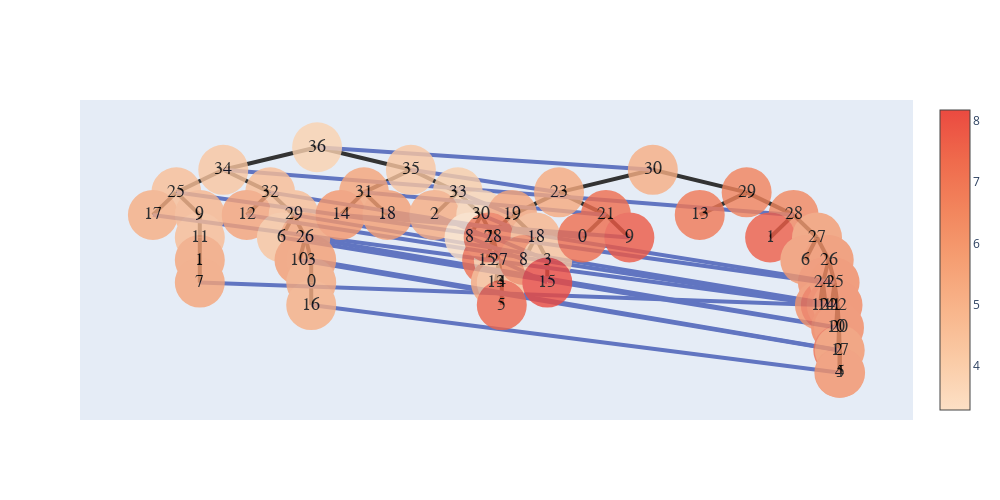

The notebook cell saved with this chart:
### Code cell
T=tree_alignment(nodes1[0],nodes2[0],1);
minn = T.run_alignment();
T.show_ans();
ans = T.get_ans()
ans
G=show_graph(ans,nodes1[0],nodes2[0]);
G.show_fig()

### Figure 1 — Plotly figure (JSON) as saved in the notebook; plotly's stock layout.template omitted (floating-point values rounded to 4 significant figures)
{"data": [{"hoverinfo": "text", "hovertext": ["connect 30", "connect 28", "connect 24", "connect 14", "connect Empty", "connect Empty", "connect Empty", "connect 12", "connect 25", "connect 11", "connect 22", "connect 10", "connect 20", "connect 2", "connect 17", "connect Empty", "connect 5", "connect 23", "connect 21", "connect 9", "connect 0", "connect 19", "connect 7", "connect 18", "connect 8", "connect 3", "connect Empty", "connect 15", "connect Empty", "connect Empty", "connect Empty", "connect 36", "connect 35", "connect 33", "connect 2", "connect 30", "connect 8", "connect 28", "connect 27", "connect 31", "connect 18", "connect 14", "connect Empty", "connect Empty", "connect 34", "connect Empty", "connect Empty", "connect Empty", "connect Empty", "connect 25", "connect 7", "connect 17", "connect 32", "connect 12", "connect 29", "connect 6", "connect 26", "connect 10", "connect 3", "connect Empty", "connect 16"], "marker": {"color": [3.848, 4.286, 4.58, 5.163, 4.884, 4.643, 5.47, 5.523, 4.624, 5.544, 4.597, 4.337, 5.532, 5.769, 5.716, 5.335, 5.164, 4.296, 5.53, 5.965, 5.685, 4.039, 5.184, 3.729, 3.288, 5.284, 7.202, 4.349, 5.375, 4.556, 7.506, 5.149, 5.314, 5.45, 6.947, 4.884, 6.504, 4.375, 8.174, 7.258, 7.226, 7.802, 6.607, 6.939, 6.469, 7.652, 5.822, 5.936, 6.151, 6.269, 6.124, 7.109, 6.335, 6.789, 6.404, 6.62, 6.371, 7.179, 5.984, 6.25, 6.073], "colorscale": [[0, "rgb(253, 224, 197)"], [0.1667, "rgb(250, 203, 166)"], [0.3333, "rgb(248, 181, 139)"], [0.5, "rgb(245, 158, 114)"], [0.6667, "rgb(242, 133, 93)"], [0.8333, "rgb(239, 106, 76)"], [1, "rgb(235, 74, 64)"]], "showscale": true, "size": 50, "symbol": "circle-dot"}, "mode": "markers+text", "opacity": 0.8, "text": ["36", "34", "25", "17", "9", "11", "1", "7", "32", "12", "29", "6", "26", "10", "3", "0", "16", "35", "31", "14", "18", "33", "2", "30", "8", "28", "15", "27", "13", "4", "5", "30", "23", "19", "7", "18", "8", "3", "15", "21", "0", "9", "29", "13", "28", "1", "27", "6", "26", "24", "12", "14", "25", "11", "22", "10", "20", "2", "17", "4", "5"], "textfont": {"color": "#000000", "family": "sans serif", "size": 18}, "type": "scatter", "x": [10.5, 5.75, 3.375, 2.188, 4.562, 4.562, 4.562, 4.562, 8.125, 6.938, 9.312, 8.719, 9.906, 9.609, 10.2, 10.2, 10.2, 15.25, 12.88, 11.69, 14.06, 17.62, 16.44, 18.81, 18.22, 19.41, 19.11, 19.7, 19.55, 19.85, 19.85, 27.5, 22.75, 20.38, 19.19, 21.56, 20.97, 22.16, 22.16, 25.12, 23.94, 26.31, 32.25, 29.88, 34.62, 33.44, 35.81, 35.22, 36.41, 36.11, 35.96, 36.26, 36.7, 36.55, 36.85, 36.78, 36.93, 36.89, 36.96, 36.94, 36.98], "y": [5, 3.5, 2, 0.5, 0.5, -1, -2.5, -4, 2, 0.5, 0.5, -1, -1, -2.5, -2.5, -4, -5.5, 3.5, 2, 0.5, 0.5, 2, 0.5, 0.5, -1, -1, -2.5, -2.5, -4, -4, -5.5, 3.5, 2, 0.5, -1, -1, -2.5, -2.5, -4, 0.5, -1, -1, 2, 0.5, 0.5, -1, -1, -2.5, -2.5, -4, -5.5, -5.5, -4, -5.5, -5.5, -7, -7, -8.5, -8.5, -10, -10]}], "layout": {"height": 500, "shapes": [{"layer": "below", "line": {"color": "#333", "width": 4}, "type": "line", "x0": 10.5, "x1": 10.5, "y0": 5, "y1": 5}, {"layer": "below", "line": {"color": "#333", "width": 4}, "type": "line", "x0": 10.5, "x1": 5.75, "y0": 5, "y1": 3.5}, {"layer": "below", "line": {"color": "#333", "width": 4}, "type": "line", "x0": 5.75, "x1": 3.375, "y0": 3.5, "y1": 2}, {"layer": "below", "line": {"color": "#333", "width": 4}, "type": "line", "x0": 3.375, "x1": 2.188, "y0": 2, "y1": 0.5}, {"layer": "below", "line": {"color": "#333", "width": 4}, "type": "line", "x0": 3.375, "x1": 4.562, "y0": 2, "y1": 0.5}, {"layer": "below", "line": {"color": "#333", "width": 4}, "type": "line", "x0": 4.562, "x1": 4.562, "y0": 0.5, "y1": -1}, {"layer": "below", "line": {"color": "#333", "width": 4}, "type": "line", "x0": 4.562, "x1": 4.562, "y0": -1, "y1": -2.5}, {"layer": "below", "line": {"color": "#333", "width": 4}, "type": "line", "x0": 4.562, "x1": 4.562, "y0": -2.5, "y1": -4}, {"layer": "below", "line": {"color": "#333", "width": 4}, "type": "line", "x0": 5.75, "x1": 8.125, "y0": 3.5, "y1": 2}, {"layer": "below", "line": {"color": "#333", "width": 4}, "type": "line", "x0": 8.125, "x1": 6.938, "y0": 2, "y1": 0.5}, {"layer": "below", "line": {"color": "#333", "width": 4}, "type": "line", "x0": 8.125, "x1": 9.312, "y0": 2, "y1": 0.5}, {"layer": "below", "line": {"color": "#333", "width": 4}, "type": "line", "x0": 9.312, "x1": 8.719, "y0": 0.5, "y1": -1}, {"layer": "below", "line": {"color": "#333", "width": 4}, "type": "line", "x0": 9.312, "x1": 9.906, "y0": 0.5, "y1": -1}, {"layer": "below", "line": {"color": "#333", "width": 4}, "type": "line", "x0": 9.906, "x1": 9.609, "y0": -1, "y1": -2.5}, {"layer": "below", "line": {"color": "#333", "width": 4}, "type": "line", "x0": 9.906, "x1": 10.2, "y0": -1, "y1": -2.5}, {"layer": "below", "line": {"color": "#333", "width": 4}, "type": "line", "x0": 10.2, "x1": 10.2, "y0": -2.5, "y1": -4}, {"layer": "below", "line": {"color": "#333", "width": 4}, "type": "line", "x0": 10.2, "x1": 10.2, "y0": -4, "y1": -5.5}, {"layer": "below", "line": {"color": "#333", "width": 4}, "type": "line", "x0": 10.5, "x1": 15.25, "y0": 5, "y1": 3.5}, {"layer": "below", "line": {"color": "#333", "width": 4}, "type": "line", "x0": 15.25, "x1": 12.88, "y0": 3.5, "y1": 2}, {"layer": "below", "line": {"color": "#333", "width": 4}, "type": "line", "x0": 12.88, "x1": 11.69, "y0": 2, "y1": 0.5}, {"layer": "below", "line": {"color": "#333", "width": 4}, "type": "line", "x0": 12.88, "x1": 14.06, "y0": 2, "y1": 0.5}, {"layer": "below", "line": {"color": "#333", "width": 4}, "type": "line", "x0": 15.25, "x1": 17.62, "y0": 3.5, "y1": 2}, {"layer": "below", "line": {"color": "#333", "width": 4}, "type": "line", "x0": 17.62, "x1": 16.44, "y0": 2, "y1": 0.5}, {"layer": "below", "line": {"color": "#333", "width": 4}, "type": "line", "x0": 17.62, "x1": 18.81, "y0": 2, "y1": 0.5}, {"layer": "below", "line": {"color": "#333", "width": 4}, "type": "line", "x0": 18.81, "x1": 18.22, "y0": 0.5, "y1": -1}, {"layer": "below", "line": {"color": "#333", "width": 4}, "type": "line", "x0": 18.81, "x1": 19.41, "y0": 0.5, "y1": -1}, {"layer": "below", "line": {"color": "#333", "width": 4}, "type": "line", "x0": 19.41, "x1": 19.11, "y0": -1, "y1": -2.5}, {"layer": "below", "line": {"color": "#333", "width": 4}, "type": "line", "x0": 19.41, "x1": 19.7, "y0": -1, "y1": -2.5}, {"layer": "below", "line": {"color": "#333", "width": 4}, "type": "line", "x0": 19.7, "x1": 19.55, "y0": -2.5, "y1": -4}, {"layer": "below", "line": {"color": "#333", "width": 4}, "type": "line", "x0": 19.7, "x1": 19.85, "y0": -2.5, "y1": -4}, {"layer": "below", "line": {"color": "#333", "width": 4}, "type": "line", "x0": 19.85, "x1": 19.85, "y0": -4, "y1": -5.5}, {"layer": "below", "line": {"color": "#333", "width": 4}, "type": "line", "x0": 27.5, "x1": 27.5, "y0": 3.5, "y1": 3.5}, {"layer": "below", "line": {"color": "#333", "width": 4}, "type": "line", "x0": 27.5, "x1": 22.75, "y0": 3.5, "y1": 2}, {"layer": "below", "line": {"color": "#333", "width": 4}, "type": "line", "x0": 22.75, "x1": 20.38, "y0": 2, "y1": 0.5}, {"layer": "below", "line": {"color": "#333", "width": 4}, "type": "line", "x0": 20.38, "x1": 19.19, "y0": 0.5, "y1": -1}, {"layer": "below", "line": {"color": "#333", "width": 4}, "type": "line", "x0": 20.38, "x1": 21.56, "y0": 0.5, "y1": -1}, {"layer": "below", "line": {"color": "#333", "width": 4}, "type": "line", "x0": 21.56, "x1": 20.97, "y0": -1, "y1": -2.5}, {"layer": "below", "line": {"color": "#333", "width": 4}, "type": "line", "x0": 21.56, "x1": 22.16, "y0": -1, "y1": -2.5}, {"layer": "below", "line": {"color": "#333", "width": 4}, "type": "line", "x0": 22.16, "x1": 22.16, "y0": -2.5, "y1": -4}, {"layer": "below", "line": {"color": "#333", "width": 4}, "type": "line", "x0": 22.75, "x1": 25.12, "y0": 2, "y1": 0.5}, {"layer": "below", "line": {"color": "#333", "width": 4}, "type": "line", "x0": 25.12, "x1": 23.94, "y0": 0.5, "y1": -1}, {"layer": "below", "line": {"color": "#333", "width": 4}, "type": "line", "x0": 25.12, "x1": 26.31, "y0": 0.5, "y1": -1}, {"layer": "below", "line": {"color": "#333", "width": 4}, "type": "line", "x0": 27.5, "x1": 32.25, "y0": 3.5, "y1": 2}, {"layer": "below", "line": {"color": "#333", "width": 4}, "type": "line", "x0": 32.25, "x1": 29.88, "y0": 2, "y1": 0.5}, {"layer": "below", "line": {"color": "#333", "width": 4}, "type": "line", "x0": 32.25, "x1": 34.62, "y0": 2, "y1": 0.5}, {"layer": "below", "line": {"color": "#333", "width": 4}, "type": "line", "x0": 34.62, "x1": 33.44, "y0": 0.5, "y1": -1}, {"layer": "below", "line": {"color": "#333", "width": 4}, "type": "line", "x0": 34.62, "x1": 35.81, "y0": 0.5, "y1": -1}, {"layer": "below", "line": {"color": "#333", "width": 4}, "type": "line", "x0": 35.81, "x1": 35.22, "y0": -1, "y1": -2.5}, {"layer": "below", "line": {"color": "#333", "width": 4}, "type": "line", "x0": 35.81, "x1": 36.41, "y0": -1, "y1": -2.5}, {"layer": "below", "line": {"color": "#333", "width": 4}, "type": "line", "x0": 36.41, "x1": 36.11, "y0": -2.5, "y1": -4}, {"layer": "below", "line": {"color": "#333", "width": 4}, "type": "line", "x0": 36.11, "x1": 35.96, "y0": -4, "y1": -5.5}, {"layer": "below", "line": {"color": "#333", "width": 4}, "type": "line", "x0": 36.11, "x1": 36.26, "y0": -4, "y1": -5.5}, {"layer": "below", "line": {"color": "#333", "width": 4}, "type": "line", "x0": 36.41, "x1": 36.7, "y0": -2.5, "y1": -4}, {"layer": "below", "line": {"color": "#333", "width": 4}, "type": "line", "x0": 36.7, "x1": 36.55, "y0": -4, "y1": -5.5}, {"layer": "below", "line": {"color": "#333", "width": 4}, "type": "line", "x0": 36.7, "x1": 36.85, "y0": -4, "y1": -5.5}, {"layer": "below", "line": {"color": "#333", "width": 4}, "type": "line", "x0": 36.85, "x1": 36.78, "y0": -5.5, "y1": -7}, {"layer": "below", "line": {"color": "#333", "width": 4}, "type": "line", "x0": 36.85, "x1": 36.93, "y0": -5.5, "y1": -7}, {"layer": "below", "line": {"color": "#333", "width": 4}, "type": "line", "x0": 36.93, "x1": 36.89, "y0": -7, "y1": -8.5}, {"layer": "below", "line": {"color": "#333", "width": 4}, "type": "line", "x0": 36.93, "x1": 36.96, "y0": -7, "y1": -8.5}, {"layer": "below", "line": {"color": "#333", "width": 4}, "type": "line", "x0": 36.96, "x1": 36.94, "y0": -8.5, "y1": -10}, {"layer": "below", "line": {"color": "#333", "width": 4}, "type": "line", "x0": 36.96, "x1": 36.98, "y0": -8.5, "y1": -10}, {"layer": "below", "line": {"color": "#6175c1", "width": 4}, "type": "line", "x0": 10.5, "x1": 27.5, "y0": 5, "y1": 3.5}, {"layer": "below", "line": {"color": "#6175c1", "width": 4}, "type": "line", "x0": 15.25, "x1": 22.75, "y0": 3.5, "y1": 2}, {"layer": "below", "line": {"color": "#6175c1", "width": 4}, "type": "line", "x0": 17.62, "x1": 20.38, "y0": 2, "y1": 0.5}, {"layer": "below", "line": {"color": "#6175c1", "width": 4}, "type": "line", "x0": 18.81, "x1": 21.56, "y0": 0.5, "y1": -1}, {"layer": "below", "line": {"color": "#6175c1", "width": 4}, "type": "line", "x0": 19.41, "x1": 22.16, "y0": -1, "y1": -2.5}, {"layer": "below", "line": {"color": "#6175c1", "width": 4}, "type": "line", "x0": 19.7, "x1": 22.16, "y0": -2.5, "y1": -4}, {"layer": "below", "line": {"color": "#6175c1", "width": 4}, "type": "line", "x0": 18.22, "x1": 20.97, "y0": -1, "y1": -2.5}, {"layer": "below", "line": {"color": "#6175c1", "width": 4}, "type": "line", "x0": 16.44, "x1": 19.19, "y0": 0.5, "y1": -1}, {"layer": "below", "line": {"color": "#6175c1", "width": 4}, "type": "line", "x0": 12.88, "x1": 25.12, "y0": 2, "y1": 0.5}, {"layer": "below", "line": {"color": "#6175c1", "width": 4}, "type": "line", "x0": 14.06, "x1": 23.94, "y0": 0.5, "y1": -1}, {"layer": "below", "line": {"color": "#6175c1", "width": 4}, "type": "line", "x0": 11.69, "x1": 26.31, "y0": 0.5, "y1": -1}, {"layer": "below", "line": {"color": "#6175c1", "width": 4}, "type": "line", "x0": 5.75, "x1": 34.62, "y0": 3.5, "y1": 0.5}, {"layer": "below", "line": {"color": "#6175c1", "width": 4}, "type": "line", "x0": 8.125, "x1": 36.7, "y0": 2, "y1": -4}, {"layer": "below", "line": {"color": "#6175c1", "width": 4}, "type": "line", "x0": 9.312, "x1": 36.85, "y0": 0.5, "y1": -5.5}, {"layer": "below", "line": {"color": "#6175c1", "width": 4}, "type": "line", "x0": 9.906, "x1": 36.93, "y0": -1, "y1": -7}, {"layer": "below", "line": {"color": "#6175c1", "width": 4}, "type": "line", "x0": 10.2, "x1": 36.96, "y0": -2.5, "y1": -8.5}, {"layer": "below", "line": {"color": "#6175c1", "width": 4}, "type": "line", "x0": 10.2, "x1": 36.98, "y0": -5.5, "y1": -10}, {"layer": "below", "line": {"color": "#6175c1", "width": 4}, "type": "line", "x0": 9.609, "x1": 36.89, "y0": -2.5, "y1": -8.5}, {"layer": "below", "line": {"color": "#6175c1", "width": 4}, "type": "line", "x0": 8.719, "x1": 36.78, "y0": -1, "y1": -7}, {"layer": "below", "line": {"color": "#6175c1", "width": 4}, "type": "line", "x0": 6.938, "x1": 36.55, "y0": 0.5, "y1": -5.5}, {"layer": "below", "line": {"color": "#6175c1", "width": 4}, "type": "line", "x0": 3.375, "x1": 36.11, "y0": 2, "y1": -4}, {"layer": "below", "line": {"color": "#6175c1", "width": 4}, "type": "line", "x0": 4.562, "x1": 35.96, "y0": -4, "y1": -5.5}, {"layer": "below", "line": {"color": "#6175c1", "width": 4}, "type": "line", "x0": 2.188, "x1": 36.26, "y0": 0.5, "y1": -5.5}], "width": 1000, "xaxis": {"showgrid": false, "showline": false, "showticklabels": false, "zeroline": false}, "yaxis": {"showgrid": false, "showline": false, "showticklabels": false, "zeroline": false}}}
